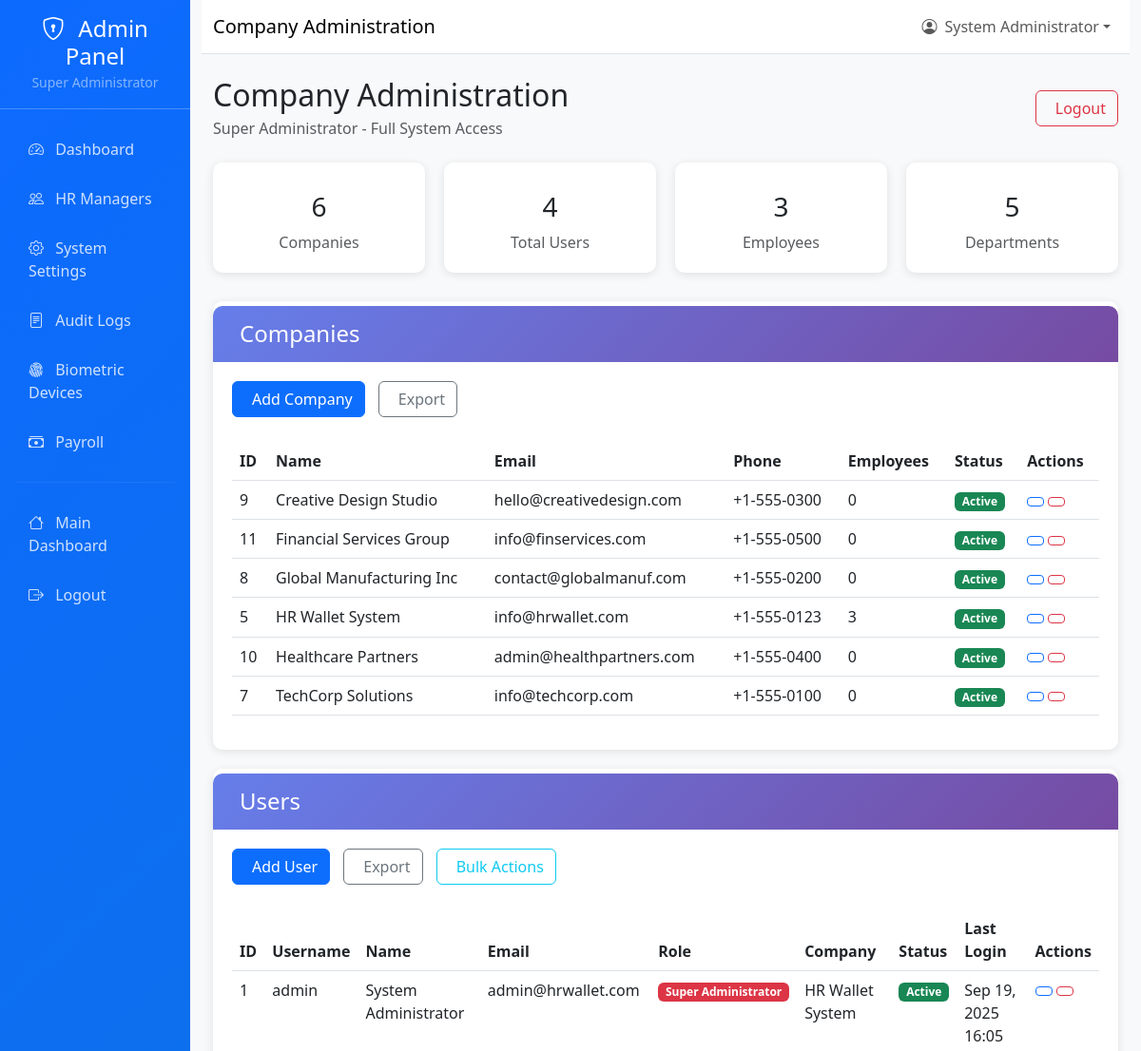
The page /admin-panel/company-admin/ (signed in, upper part) on the database as committed earlier.
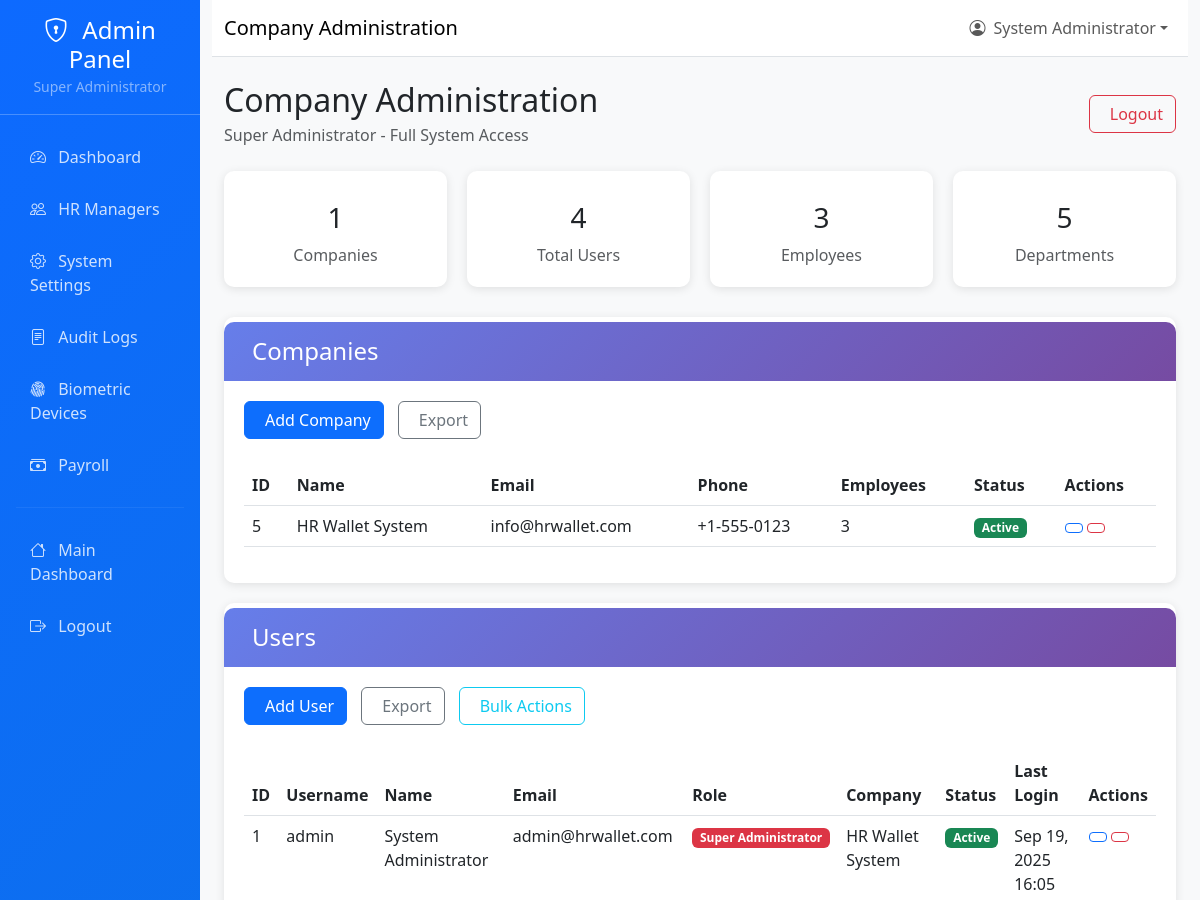
The same page on the database as committed later.
### accounts/models.py (models this page shows, shortened)
class User(AbstractUser):
    ROLE_CHOICES = [
        ('employee', 'Employee'),
        ('hr_manager', 'HR Manager'),
        ('super_admin', 'Super Administrator'),
    ]
    role = models.CharField(
        max_length=20,
        choices=ROLE_CHOICES,
        default='employee',
        help_text='User role determines access permissions'
    )
    company = models.ForeignKey(
        'core_hr.Company',
        on_delete=models.SET_NULL,
        null=True,
        blank=True,
        related_name='users',
        help_text='Company this user belongs to'
    )
    created_by = models.ForeignKey(
        'self',
        on_delete=models.SET_NULL,
        null=True,
        blank=True,
        related_name='created_users',
        help_text='User who created this account'
    )
    last_password_change = models.DateTimeField(
        default=timezone.now,
        help_text='Last time password was changed'
    )
    is_active = models.BooleanField(
        default=True,
        help_text='Designates whether this user should be treated as active.'
    )
    class Meta:
        db_table = 'auth_user'
        verbose_name = 'User'
        verbose_name_plural = 'Users'

### core_hr/models.py (models this page shows, shortened)
class Company(models.Model):
    name = models.CharField(max_length=200, unique=True)
    address = models.TextField()
    phone = models.CharField(max_length=20)
    email = models.EmailField()
    website = models.CharField(max_length=200, default='')
    logo = models.CharField(max_length=100, default='')
    created_at = models.DateTimeField(auto_now_add=True)
    updated_at = models.DateTimeField(auto_now=True)
    is_active = models.BooleanField(default=True)
    max_employees = models.PositiveIntegerField(default=100)
    slug = models.CharField(max_length=200, default='')
    subscription_plan = models.CharField(max_length=50, default='basic')
    class Meta:
        verbose_name_plural = 'Companies'
        ordering = ['name']
    def get_employee_count(self):
        return self.employees.filter(is_active=True).count()

### admin_panel/views.py (the view, shortened to what this page needs)
# urls.py: path('company-admin/', views.company_admin_dashboard, name='company_admin_dashboard'),
@login_required
def company_admin_dashboard(request):
    if request.user.role not in ['super_admin', 'hr_manager']:
        messages.error(request, 'Access denied. You do not have permission to access this area.')
        return redirect('accounts:login')
    try:
        if request.user.role == 'super_admin':
            companies = Company.objects.all()
            users = User.objects.all()
            employees = Employee.objects.all()
            departments = Department.objects.all()
        context = {
            'user': request.user,
            'is_super_admin': request.user.role == 'super_admin',
            'companies': companies,
            'users': users,
            'employees': employees,
            'departments': departments,
            'stats': {
                'total_companies': companies.count(),
                'total_users': users.count(),
                'total_employees': employees.count(),
                'total_departments': departments.count(),
                'active_employees': employees.filter(is_active=True).count(),
                'hr_managers': users.filter(role='hr_manager').count(),
            }
        }
    except Exception as e:
        messages.error(request, f'Error loading dashboard: {str(e)}')
        context = {
            'user': request.user,
            'is_super_admin': request.user.role == 'super_admin',
            'companies': Company.objects.none(),
            'users': User.objects.none(),
            'employees': Employee.objects.none(),
            'departments': Department.objects.none(),
            'stats': {
                'total_companies': 0,
                'total_users': 0,
                'total_employees': 0,
                'total_departments': 0,
                'active_employees': 0,
                'hr_managers': 0,
            }
        }
    return render(request, 'admin_panel/company_admin_dashboard.html', context)

### templates/admin_panel/company_admin_dashboard.html (shortened to what this page needs)
{% extends 'admin_panel/base.html' %}
{% block page_title %}Company Administration{% endblock %}
{% block content %}
<div class="row mb-4">
    <div class="col-12">
        <div class="d-flex justify-content-between align-items-center">
            <div>
                <h2 class="mb-1">Company Administration</h2>
                <p class="text-muted mb-0">
                    {% if is_super_admin %}
                        Super Administrator - Full System Access
                    {% else %}
                        HR Manager - Company: {{ user.company.name }}
                    {% endif %}
                </p>
            </div>
            <div>
                <a href="{% url 'accounts:logout' %}" class="btn btn-outline-danger">
                    Logout
                </a>
            </div>
        </div>
    </div>
</div>
<div class="stats-grid">
    {% if is_super_admin %}
        <div class="stat-card">
            <h3>{{ stats.total_companies }}</h3>
            <p class="mb-0 text-muted">Companies</p>
        </div>
    {% endif %}
    <div class="stat-card">
        <h3>{{ stats.total_users }}</h3>
        <p class="mb-0 text-muted">Total Users</p>
    </div>
    <div class="stat-card">
        <h3>{{ stats.total_employees }}</h3>
        <p class="mb-0 text-muted">Employees</p>
    </div>
    <div class="stat-card">
        <h3>{{ stats.total_departments }}</h3>
        <p class="mb-0 text-muted">Departments</p>
    </div>
</div>
<div class="row">
    {% if is_super_admin %}
    <div class="col-12">
        <div class="model-section">
            <div class="model-header">
                <h4 class="mb-0">
                    Companies
                </h4>
            </div>
            <div class="action-buttons mb-3">
                <button class="btn btn-primary" onclick="showCreateForm('company')">
                    Add Company
                </button>
                <button class="btn btn-outline-secondary" onclick="exportData('companies')">
                    Export
                </button>
            </div>
            <div class="table-responsive">
                <table class="table table-hover">
                    <thead>
                        <tr>
                            <th>ID</th>
                            <th>Name</th>
                            <th>Email</th>
                            <th>Phone</th>
                            <th>Employees</th>
                            <th>Status</th>
                            <th>Actions</th>
                        </tr>
                    </thead>
                    <tbody>
                        {% for company in companies %}
                        <tr>
                            <td>{{ company.id }}</td>
                            <td>{{ company.name }}</td>
                            <td>{{ company.email }}</td>
                            <td>{{ company.phone }}</td>
                            <td>{{ company.get_employee_count }}</td>
                            <td>
                                {% if company.is_active %}
                                    <span class="badge bg-success">Active</span>
                                {% else %}
                                    <span class="badge bg-danger">Inactive</span>
                                {% endif %}
                            </td>
                            <td>
                                <button class="btn btn-sm btn-outline-primary" onclick="editRecord('company', {{ company.id }})">
                                </button>
                                <button class="btn btn-sm btn-outline-danger" onclick="deleteRecord('company', {{ company.id }})">
                                </button>
                            </td>
                        </tr>
                        {% empty %}
                        <tr>
                            <td colspan="7" class="text-center text-muted">No companies found</td>
                        </tr>
                        {% endfor %}
                    </tbody>
                </table>
            </div>
        </div>
    </div>
    {% endif %}
    <div class="col-12">
        <div class="model-section">
            <div class="model-header">
                <h4 class="mb-0">
                    Users
                </h4>
            </div>
            <div class="action-buttons mb-3">
                <button class="btn btn-primary" onclick="showCreateForm('user')">
                    Add User
                </button>
                <button class="btn btn-outline-secondary" onclick="exportData('users')">
                    Export
                </button>
                <button class="btn btn-outline-info" onclick="bulkActions('users')">
                    Bulk Actions
                </button>
            </div>
            <div class="table-responsive">
                <table class="table table-hover">
                    <thead>
                        <tr>
                            <th>ID</th>
                            <th>Username</th>
                            <th>Name</th>
                            <th>Email</th>
                            <th>Role</th>
                            <th>Company</th>
                            <th>Status</th>
                            <th>Last Login</th>
                            <th>Actions</th>
                        </tr>
                    </thead>
                    <tbody>
                        {% for user_obj in users %}
                        <tr>
                            <td>{{ user_obj.id }}</td>
                            <td>{{ user_obj.username }}</td>
                            <td>{{ user_obj.get_full_name|default:"-" }}</td>
                            <td>{{ user_obj.email }}</td>
                            <td>
                                <span class="badge bg-{% if user_obj.role == 'super_admin' %}danger{% elif user_obj.role == 'hr_manager' %}warning{% else %}info{% endif %}">
                                    {{ user_obj.get_role_display }}
                                </span>
                            </td>
                            <td>{{ user_obj.company.name|default:"-" }}</td>
                            <td>
                                {% if user_obj.is_active %}
                                    <span class="badge bg-success">Active</span>
                                {% else %}
                                    <span class="badge bg-danger">Inactive</span>
                                {% endif %}
                            </td>
                            <td>{{ user_obj.last_login|date:"M d, Y H:i"|default:"Never" }}</td>
                            <td>
                                <button class="btn btn-sm btn-outline-primary" onclick="editRecord('user', {{ user_obj.id }})">
                                </button>
                                <button class="btn btn-sm btn-outline-danger" onclick="deleteRecord('user', {{ user_obj.id }})">
                                </button>
                            </td>
                        </tr>
                        {% empty %}
                        <tr>
                            <td colspan="9" class="text-center text-muted">No users found</td>
                        </tr>
                        {% endfor %}
                    </tbody>
                </table>
            </div>
        </div>
    </div>
</div>
{% endblock %}

### templates/admin_panel/base.html (shortened to what this page needs)
<!DOCTYPE html>
<html lang="en">
<head>
    <link href="https://cdn.jsdelivr.net/npm/bootstrap@5.3.0/dist/css/bootstrap.min.css" rel="stylesheet">
    <link href="https://cdn.jsdelivr.net/npm/bootstrap-icons@1.10.0/font/bootstrap-icons.css" rel="stylesheet">
</head>
<body>
    <div class="container-fluid">
        <div class="row">
            <div class="col-md-3 col-lg-2 px-0 sidebar">
                <div class="d-flex flex-column">
                    <div class="p-3 text-center border-bottom border-light border-opacity-25">
                        <h4 class="text-white mb-0">
                            <i class="bi bi-shield-lock me-2"></i>
                            Admin Panel
                        </h4>
                        <small class="text-white-50">Super Administrator</small>
                    </div>
                    <nav class="nav flex-column py-3">
                        <a class="nav-link {% if request.resolver_match.url_name == 'admin_dashboard' %}active{% endif %}"
                           href="{% url 'admin_panel:admin_dashboard' %}">
                            <i class="bi bi-speedometer2 me-2"></i>
                            Dashboard
                        </a>
                        <a class="nav-link {% if 'hr_managers' in request.resolver_match.url_name %}active{% endif %}"
                           href="{% url 'admin_panel:hr_managers' %}">
                            <i class="bi bi-people me-2"></i>
                            HR Managers
                        </a>
                        <a class="nav-link {% if 'settings' in request.resolver_match.url_name %}active{% endif %}"
                           href="{% url 'admin_panel:system_settings' %}">
                            <i class="bi bi-gear me-2"></i>
                            System Settings
                        </a>
                        <a class="nav-link {% if 'audit' in request.resolver_match.url_name %}active{% endif %}"
                           href="{% url 'admin_panel:audit_logs' %}">
                            <i class="bi bi-file-text me-2"></i>
                            Audit Logs
                        </a>
                        <a class="nav-link {% if request.resolver_match.url_name == 'biometric_devices' %}active{% endif %}"
                           href="{% url 'admin_panel:biometric_devices' %}">
                            <i class="bi bi-fingerprint me-2"></i>
                            Biometric Devices
                        </a>
                        <a class="nav-link {% if request.resolver_match.namespace == 'payroll' %}active{% endif %}"
                           href="{% url 'payroll:dashboard' %}">
                            <i class="bi bi-cash-stack me-2"></i>
                            Payroll
                        </a>
                        <hr class="border-light border-opacity-25 mx-3">
                        <a class="nav-link" href="{% url 'accounts:dashboard' %}">
                            <i class="bi bi-house me-2"></i>
                            Main Dashboard
                        </a>
                        <a class="nav-link" href="{% url 'accounts:logout' %}">
                            <i class="bi bi-box-arrow-right me-2"></i>
                            Logout
                        </a>
                    </nav>
                </div>
            </div>
            <div class="col-md-9 col-lg-10 main-content">
                <nav class="navbar navbar-expand-lg navbar-light bg-white border-bottom">
                    <div class="container-fluid">
                        <span class="navbar-brand mb-0 h1">
                            {% block page_title %}Super Admin Panel{% endblock %}
                        </span>
                        <div class="navbar-nav ms-auto">
                            <div class="nav-item dropdown">
                                <a class="nav-link dropdown-toggle d-flex align-items-center" href="#"
                                   id="navbarDropdown" role="button" data-bs-toggle="dropdown">
                                    <i class="bi bi-person-circle me-2"></i>
                                    {{ user.get_full_name|default:user.username }}
                                </a>
                            </div>
                        </div>
                    </div>
                </nav>
                <div class="container-fluid py-4">
                    {% block content %}{% endblock %}
                </div>
            </div>
        </div>
    </div>
</body>
</html>

Rows that differ between the two databases and show on the page:
removed Company: id "9", name "Creative Design Studio", email "hello@creativedesign.com", phone "+1-555-0300", get_employee_count "0", is_active "Active"
removed Company: id "11", name "Financial Services Group", email "info@finservices.com", phone "+1-555-0500", get_employee_count "0", is_active "Active"
removed Company: id "8", name "Global Manufacturing Inc", email "contact@globalmanuf.com", phone "+1-555-0200", get_employee_count "0", is_active "Active"
removed Company: id "10", name "Healthcare Partners", email "admin@healthpartners.com", phone "+1-555-0400", get_employee_count "0", is_active "Active"
removed Company: id "7", name "TechCorp Solutions", email "info@techcorp.com", phone "+1-555-0100", get_employee_count "0", is_active "Active"
Other text that changed with them:
{{ stats.total_companies }}: "6" → "1"
